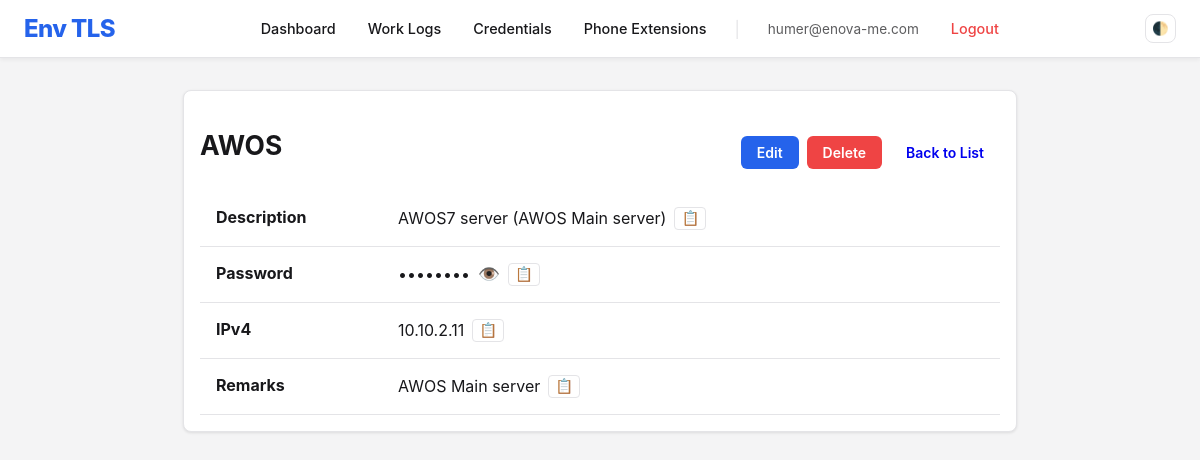
The app's page /credentials/92/ (signed in) with its own data.
### credential_manager/models.py (models this page shows, shortened)
class Credential(models.Model):
    system = models.ForeignKey(System, on_delete=models.CASCADE)
    location = models.ForeignKey(Location, on_delete=models.SET_NULL, null=True, blank=True)
    description = models.CharField(max_length=255)
    username = models.CharField(max_length=200, blank=True, null=True)
    password = models.CharField(max_length=200, blank=True, null=True)
    ipv4 = models.GenericIPAddressField(protocol='IPv4', blank=True, null=True, verbose_name="IPv4")
    subnet_mask = models.GenericIPAddressField(protocol='IPv4', blank=True, null=True)
    gateway = models.GenericIPAddressField(protocol='IPv4', blank=True, null=True)
    remarks = models.TextField(blank=True, null=True)
    created = models.DateTimeField(auto_now_add=True)
    updated = models.DateTimeField(auto_now=True)
    image = models.ImageField(upload_to='credentials/', blank=True, null=True)

class System(models.Model):
    name = models.CharField(max_length=200, unique=True)
    created = models.DateTimeField(auto_now_add=True)
    def __str__(self):
        return self.name

### credential_manager/views.py (the view)
# urls.py: path('<int:pk>/', views.CredentialDetailView.as_view(), name='credential_detail'),
class CredentialDetailView(LoginRequiredMixin, DetailView):
    model = Credential
    template_name = 'credential_manager/credential_detail.html'

### credential_manager/templates/credential_manager/credential_detail.html (shortened to what this page needs)
{% extends 'base.html' %}
{% block content %}
<div class="card" style="max-width: 800px; margin: 0 auto;">
    <div class="card-header">
        <h2>{{ object.system }}</h2>
        <div class="card-actions">
            <a href="{% url 'credential_update' object.pk %}" class="btn btn-primary">Edit</a>
            <a href="{% url 'credential_delete' object.pk %}" class="btn btn-danger">Delete</a>
            <a href="{% url 'credential_list' %}" class="btn">Back to List</a>
        </div>
    </div>
    <div class="card-body">
        <table class="detail-table">
            {% if object.description %}
            <tr>
                <th>Description</th>
                <td>
                    <span>{{ object.description }}</span>
                    <button class="copy-btn" onclick="copyToClipboard('{{ object.description|escapejs }}')">📋</button>
                </td>
            </tr>
            {% endif %}
            {% if object.password %}
            <tr>
                <th>Password</th>
                <td>
                    <span class="password-field" id="detail-pass" data-pass="{{ object.password }}">••••••••</span>
                    <button class="btn-icon" onclick="toggleDetailPassword()">👁️</button>
                    <button class="copy-btn" onclick="copyToClipboard('{{ object.password|escapejs }}')">📋</button>
                </td>
            </tr>
            {% endif %}
            {% if object.ipv4 %}
            <tr>
                <th>IPv4</th>
                <td>
                    <span>{{ object.ipv4 }}</span>
                    <button class="copy-btn" onclick="copyToClipboard('{{ object.ipv4|escapejs }}')">📋</button>
                </td>
            </tr>
            {% endif %}
            {% if object.remarks %}
            <tr>
                <th>Remarks</th>
                <td>
                    <pre style="white-space: pre-wrap; font-family: inherit; margin: 0;">{{ object.remarks }}</pre>
                    <button class="copy-btn" onclick="copyToClipboard('{{ object.remarks|escapejs }}')">📋</button>
                </td>
            </tr>
            {% endif %}
        </table>
    </div>
</div>
{% endblock %}

### templates/base.html (shortened to what this page needs)
<!DOCTYPE html>
<html lang="en">
  <head>
  </head>
  <body>
    <nav class="navbar">
      <a href="{% url 'dashboard' %}" class="navbar-brand">Env TLS</a>
      <div class="nav-menu" id="navMenu">
        {% if user.is_authenticated %}
        <a href="{% url 'dashboard' %}" class="nav-link">Dashboard</a>
        <a href="{% url 'worklog_list' %}" class="nav-link">Work Logs</a>
        <a href="{% url 'credential_list' %}" class="nav-link">Credentials</a>
        <a href="{% url 'phone_extension_list' %}" class="nav-link"
          >Phone Extensions</a
        >
        <span
          class="nav-divider"
          style="margin: 0 0.5rem; color: var(--border-color)"
          >|</span
        >
        <span style="font-size: 0.85rem; opacity: 0.7; padding: 0.5rem 0.75rem"
          >{{ user.username }}</span
        >
        <a
          href="{% url 'logout' %}"
          class="nav-link"
          style="color: var(--danger-color)"
          >Logout</a
        >
        {% else %}
        <a href="{% url 'login' %}" class="nav-link">Login</a>
        {% endif %}
      </div>
      <div style="display: flex; align-items: center; gap: 0.75rem">
        <button
          class="theme-toggle"
          onclick="toggleTheme()"
          title="Toggle Dark Mode"
        >
          🌓
        </button>
      </div>
    </nav>
    <div class="container">{% block content %} {% endblock %}</div>
  </body>
</html>

### templates/base.html (style rules this page uses)
:root { --bg-color: #f4f4f5; --text-color: #18181b; --card-bg: #ffffff; --border-color: #e4e4e7; --primary-color: #2563eb; --primary-hover: #1d4ed8; --danger-color: #ef4444; }
body { font-family: -apple-system, BlinkMacSystemFont, "Segoe UI", Roboto, "Helvetica Neue", Arial, sans-serif; background-color: var(--bg-color); color: var(--text-color); margin: 0; padding: 0; transition: background-color 0.3s, color 0.3s; }
.navbar { background-color: var(--card-bg); border-bottom: 1px solid var(--border-color); padding: 0.75rem 1.5rem; display: flex; justify-content: space-between; align-items: center; position: sticky; top: 0; z-index: 1000; box-shadow: 0 2px 4px rgba(0, 0, 0, 0.05); }
.navbar-brand { font-size: 1.5rem; font-weight: 800; text-decoration: none; color: var(--primary-color); letter-spacing: -0.025em; }
.nav-menu { display: flex; align-items: center; gap: 0.5rem; }
.nav-link { text-decoration: none; color: var(--text-color); padding: 0.5rem 0.75rem; font-weight: 500; border-radius: 0.5rem; transition: all 0.2s; font-size: 0.9rem; }
.container { max-width: 1200px; margin: 2rem auto; padding: 0 1rem; }
.btn { display: inline-block; padding: 0.5rem 1rem; border-radius: 0.375rem; text-decoration: none; cursor: pointer; border: none; font-size: 0.875rem; font-weight: 600; transition: background-color 0.2s; }
.btn-primary { background-color: var(--primary-color); color: white; }
.btn-danger { background-color: var(--danger-color); color: white; }
.theme-toggle { cursor: pointer; background: none; border: 1px solid var(--border-color); color: var(--text-color); padding: 0.4rem; border-radius: 0.5rem; display: flex; align-items: center; justify-content: center; transition: all 0.2s; }
.card { background-color: var(--card-bg); border: 1px solid var(--border-color); border-radius: 0.5rem; padding: 1rem; box-shadow: 0 1px 3px 0 rgba(0, 0, 0, 0.1); }
.card-header { font-weight: bold; margin-bottom: 0.5rem; font-size: 1.1rem; display: flex; justify-content: space-between; align-items: center; }
.card-actions { margin-top: 1rem; display: flex; gap: 0.5rem; }
table { width: 100%; border-collapse: collapse; }
th, td { text-align: left; padding: 0.75rem; border-bottom: 1px solid var(--border-color); }

### credential_manager/templates/credential_manager/credential_detail.html (style rules this page uses)
.detail-table { width: 100%; border-collapse: collapse; }
.detail-table th { width: 150px; text-align: left; padding: 1rem; border-bottom: 1px solid var(--border-color); vertical-align: top; }
.detail-table td { padding: 1rem; border-bottom: 1px solid var(--border-color); display: flex; align-items: center; gap: 0.5rem; flex-wrap: wrap; }
.copy-btn { background: none; border: 1px solid var(--border-color); border-radius: 4px; cursor: pointer; padding: 2px 6px; font-size: 0.9rem; }
.btn-icon { background: none; border: none; cursor: pointer; font-size: 1.1rem; padding: 0; color: var(--text-color); }

### records on screen
Credential: system "AWOS", description "AWOS7 server (AWOS Main server)", ipv4 "10.10.2.11", remarks "AWOS Main server"

### other values on screen
{{ user.username }} "humer@enova-me.com"
